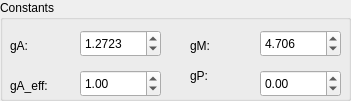
     <widget class="QGroupBox" name="groupBox_4">
      <property name="geometry">
       <rect>
        <x>10</x>
        <y>390</y>
        <width>351</width>
        <height>101</height>
       </rect>
      </property>
      <property name="title">
       <string>Constants</string>
      </property>
      <widget class="QLabel" name="label_26">
       <property name="geometry">
        <rect>
         <x>10</x>
         <y>30</y>
         <width>67</width>
         <height>31</height>
        </rect>
       </property>
       <property name="text">
        <string>gA:</string>
       </property>
      </widget>
      <widget class="QLabel" name="label_27">
       <property name="geometry">
        <rect>
         <x>10</x>
         <y>70</y>
         <width>67</width>
         <height>31</height>
        </rect>
       </property>
       <property name="text">
        <string>gA_eff:</string>
       </property>
      </widget>
      <widget class="QDoubleSpinBox" name="dsb_gA">
       <property name="geometry">
        <rect>
         <x>80</x>
         <y>30</y>
         <width>81</width>
         <height>27</height>
        </rect>
       </property>
       <property name="decimals">
        <number>4</number>
       </property>
       <property name="value">
        <double>1.272300000000000</double>
       </property>
      </widget>
      <widget class="QDoubleSpinBox" name="dsb_gAeff">
       <property name="geometry">
        <rect>
         <x>80</x>
         <y>70</y>
         <width>81</width>
         <height>27</height>
        </rect>
       </property>
       <property name="value">
        <double>1.000000000000000</double>
       </property>
      </widget>
      <widget class="QLabel" name="label_29">
       <property name="geometry">
        <rect>
         <x>190</x>
         <y>30</y>
         <width>67</width>
         <height>31</height>
        </rect>
       </property>
       <property name="text">
        <string>gM:</string>
       </property>
      </widget>
      <widget class="QDoubleSpinBox" name="dsb_gM">
       <property name="geometry">
        <rect>
         <x>260</x>
         <y>30</y>
         <width>81</width>
         <height>27</height>
        </rect>
       </property>
       <property name="decimals">
        <number>3</number>
       </property>
       <property name="value">
        <double>4.706000000000000</double>
       </property>
      </widget>
      <widget class="QDoubleSpinBox" name="dsb_gP">
       <property name="geometry">
        <rect>
         <x>260</x>
         <y>70</y>
         <width>81</width>
         <height>27</height>
        </rect>
       </property>
       <property name="minimum">
        <double>-1000.000000000000000</double>
       </property>
       <property name="maximum">
        <double>1000.000000000000000</double>
       </property>
       <property name="value">
        <double>0.000000000000000</double>
       </property>
      </widget>
      <widget class="QLabel" name="label_28">
       <property name="geometry">
        <rect>
         <x>190</x>
         <y>60</y>
         <width>41</width>
         <height>31</height>
        </rect>
       </property>
       <property name="text">
        <string>gP:</string>
       </property>
      </widget>
     </widget>
